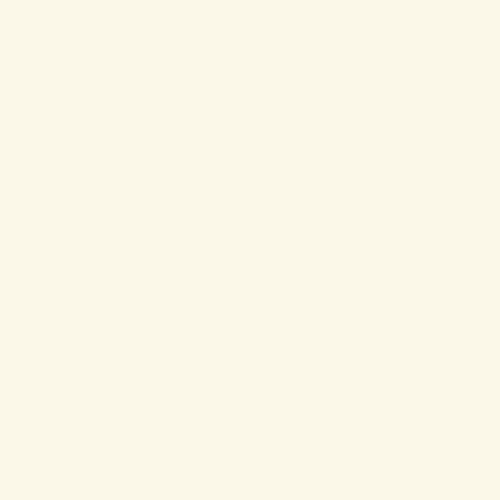
Frame 1 (no input)
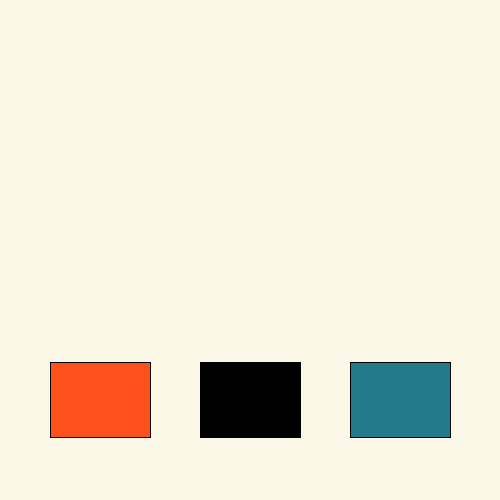
Frame 60 (the mouse pressed at the canvas centre just before this capture)
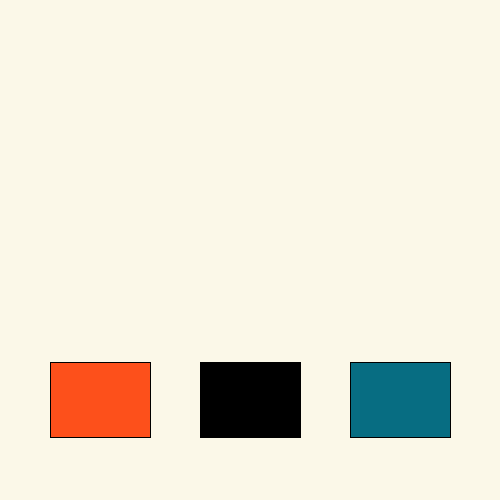
Frame 120 (the mouse held since frame 60 and released just before this capture)

The Processing sketch that drew these frames (run headless with seeded random() and noise(); from frame 60 on, the mouse is pressed at the canvas centre):

// Processing sketch: processing_25632
// ── processing_25632.pde

//global variables
boolean button = false;//button 1
boolean button2=false;//button2
boolean button3=false;//button3
//button 1
int x = 100;
int y = 400;
int w = 100;
int h = 75;

int a =250;
int b =400;
int c =100;
int d =75;

int e =400;
int f =400;
int g =100;
int i =75;

void setup () {
  size (500,500);
  background (251,248,232);
  smooth();
}

void draw() {
  if (frameCount > 50) { //if statement to prevent drawing in the upper left corner
rectMode (CENTER);
  fill (253,80,27);
  rect (x, y, w, h);

  fill (0);
  rect (a, b, c, d);

  fill (6,105,130,50);
  rect (e,f,g,i);
}
}
void keyPressed() {
  int e2=int(random(2,150)); 
  if (button) {
   stroke (0, 30);
fill (random(250,255), random(10, 100), random(10, 150), 20); 
ellipse (mouseX, mouseY, 30, 30); 
stroke (random(255), random(255), random(255));
ellipse (mouseX + random (-20, 20), mouseY + random (-30, 30), 30/2, 30/2);
  }

  if (button2) {
    stroke(0,30); 
   line (mouseX, mouseY, mouseX + random (50, 100), mouseY + random (10)); 
  }

  if (button3) {
    noStroke();
  fill(6,105,130,50);
  ellipse(mouseX,mouseY,e2,e2);
 
  }
}


void mousePressed () {

  if ((mouseX > x) && (mouseX < x+w) && (mouseY < y+h )) {

    button =!button;
    button2=false;
   button3=false;
  }
  if ((mouseX > a) && (mouseX < a+b) && (mouseY < b+d )) {
    button2=!button2;
    button=false;
   button3=false;
  }
  if ((mouseX > e) && (mouseX < e+g) && (mouseY < f+i )) {
    button3=!button3;
    button=false;
    button2=false;
  }
}


                
                                                
